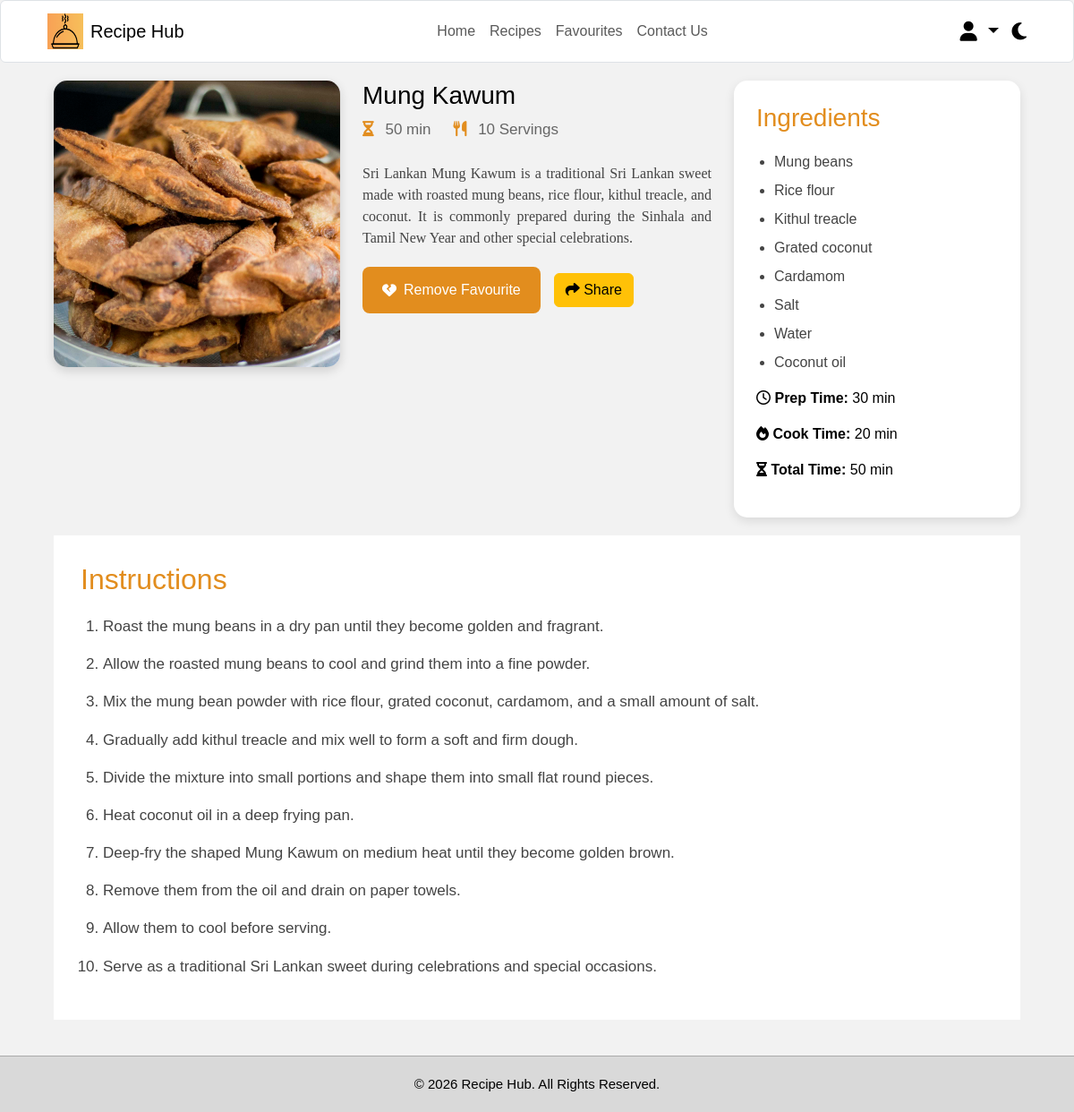
Page /recipe-details.php?recipe=mungkawum (signed in) on the committed database.
### tables this page shows
CREATE TABLE `recipes` (
  `id` int(11) NOT NULL,
  `recipe_key` varchar(100) DEFAULT NULL,
  `title` varchar(255) NOT NULL,
  `description` text DEFAULT NULL,
  `image` varchar(255) DEFAULT NULL,
  `ingredients` text NOT NULL,
  `instructions` text NOT NULL,
  `prep_time` varchar(50) DEFAULT NULL,
  `cook_time` varchar(50) DEFAULT NULL,
  `total_time` varchar(50) DEFAULT NULL,
  `servings` varchar(50) DEFAULT NULL,
  `user_id` int(11) DEFAULT NULL
);

### Recipe-Details.php (the view, shortened to what this page needs)
<?php
include "includes/db.php";
$recipeKey = isset($_GET["recipe"]) ? trim($_GET["recipe"]) : "";
$sql = "SELECT id, recipe_key, title, description, image,
               ingredients, instructions,
               prep_time, cook_time, total_time, servings
        FROM recipes
        WHERE recipe_key = ?";
$stmt = $conn->prepare($sql);
$stmt->execute([$recipeKey]);
$recipe = $stmt->fetch(PDO::FETCH_ASSOC);
$userId = $_SESSION["user_id"];
$sql = "SELECT id
        FROM favourites
        WHERE user_id = ?
        AND recipe_id = ?";
$stmt = $conn->prepare($sql);
$stmt->execute([
    $userId,
    $recipe["id"]
]);
$isFavourite = $stmt->fetch(PDO::FETCH_ASSOC);
?>
<!DOCTYPE html>
<html lang="en">
<head>
    <link
        rel="stylesheet"
        href="https://cdnjs.cloudflare.com/ajax/libs/font-awesome/6.5.0/css/all.min.css"
    >
    <link
        href="https://cdn.jsdelivr.net/npm/bootstrap@5.3.3/dist/css/bootstrap.min.css"
        rel="stylesheet"
    >
    <link rel="stylesheet" href="css/style.css">
</head>
<body>
<header>
    <nav class="navbar navbar-expand-lg bg-white border rounded">
        <div class="container-fluid">
            <a class="navbar-brand d-flex align-items-center"
               href="home.php">
                <img
                    src="Images/Logo/Recipe_Hub_logo.png"
                    width="40"
                    height="40"
                    class="me-2"
                    alt="Recipe Hub Logo"
                >
                <span>
                    Recipe Hub
                </span>
            </a>
            <div
                class="collapse navbar-collapse"
                id="navbarMenu"
            >
                <ul class="navbar-nav mx-auto">
                    <li class="nav-item">
                        <a
                            class="nav-link"
                            href="home.php"
                        >
                            Home
                        </a>
                    </li>
                    <li class="nav-item">
                        <a
                            class="nav-link"
                            href="recipes.php"
                        >
                            Recipes
                        </a>
                    </li>
                    <li class="nav-item">
                        <a
                            class="nav-link"
                            href="favourites.php"
                        >
                            Favourites
                        </a>
                    </li>
                    <li class="nav-item">
                        <a
                            class="nav-link"
                            href="Contacts.php"
                        >
                            Contact Us
                        </a>
                    </li>
                </ul>
                <div class="dropdown">
                    <a
                        href="#"
                        class="user-icon dropdown-toggle"
                        data-bs-toggle="dropdown"
                        aria-expanded="false"
                    >
                        <i class="fa-solid fa-user"></i>
                    </a>
                </div>
                <i class="fa-solid fa-moon mode-icon"></i>
            </div>
        </div>
    </nav>
</header>
<main>
    <section class="recipe-details">
        <div class="recipe-image">
            <img
                id="recipeImage"
                src="<?php echo htmlspecialchars($recipe["image"]); ?>"
                alt="<?php echo htmlspecialchars($recipe["title"]); ?>"
            >
        </div>
        <div class="recipe-content">
            <h3 id="recipeTitle">
                <?php echo htmlspecialchars($recipe["title"]); ?>
            </h3>
            <div class="recipe-meta">
                <span>
                    <i class="fa-solid fa-hourglass-half"></i>
                    <?php echo htmlspecialchars($recipe["total_time"]); ?>
                </span>
                <span>
                    <i class="fa-solid fa-utensils"></i>
                    <?php echo htmlspecialchars($recipe["servings"]); ?>
                </span>
            </div>
            <p id="recipeDescription">
                <?php echo htmlspecialchars($recipe["description"]); ?>
            </p>
            <div class="favourite-actions">
    <?php if ($isFavourite): ?>
        <form method="POST" action="Favourites.php">
            <button
                type="submit"
                class="fav-btn"
            >
                <i class="fa-solid fa-heart-crack"></i>
                Remove Favourite
            </button>
        </form>
    <?php endif; ?>
    <button
        id="shareRecipeBtn"
        class="btn btn-warning"
        type="button"
    >
        <i class="fa-solid fa-share"></i>
        Share
    </button>
</div>
        </div>
        <aside class="ingredients-box">
            <h2>
                Ingredients
            </h2>
            <ul id="recipeIngredients">
            <?php
                $ingredients = preg_split('/\r\n|\r|\n|,/', $recipe["ingredients"]);
            foreach ($ingredients as $ingredient):
             $ingredient = trim($ingredient);
             if ($ingredient !== ""):
                ?>
        <li>
            <?php echo htmlspecialchars($ingredient); ?>
        </li>
    <?php
        endif;
    endforeach;
    ?>
</ul>
            <div class="recipe-info">
                <p>
                    <i class="fa-regular fa-clock"></i>
                    <strong>Prep Time:</strong>
                    <?php echo htmlspecialchars($recipe["prep_time"]); ?>
                </p>
                <p>
                    <i class="fa-solid fa-fire"></i>
                    <strong>Cook Time:</strong>
                    <?php echo htmlspecialchars($recipe["cook_time"]); ?>
                </p>
                <p>
                    <i class="fa-solid fa-hourglass-half"></i>
                    <strong>Total Time:</strong>
                    <?php echo htmlspecialchars($recipe["total_time"]); ?>
                </p>
            </div>
        </aside>
    </section>
    <section class="instructions">
        <h2>
            Instructions
        </h2>
        <ol id="recipeInstructions">
    <?php
    $instructions = preg_split(
        '/\r\n|\r|\n/',
        $recipe["instructions"]
    );
    foreach ($instructions as $instruction):
        $instruction = trim($instruction);
        if ($instruction !== ""):
    ?>
        <li>
            <?php echo htmlspecialchars($instruction); ?>
        </li>
    <?php
        endif;
    endforeach;
    ?>
</ol>
    </section>
</main>
<footer>
    © 2026 Recipe Hub. All Rights Reserved.
</footer>
</body>
</html>

### css/Style.css (style rules this page uses)
* { margin:0; padding:0; box-sizing:border-box; font-family:Arial, Helvetica, sans-serif; }
body { background:#f2f2f2; min-height:100vh; color:black; display:flex; flex-direction:column; }
main { flex:1; }
footer { margin-top:auto; }
body { background:#f2f2f2; min-height:100vh; color:black; }
img { max-width:100%; }
a { text-decoration:none; }
header .navbar { height:70px; padding:8px 40px; background:white; border:1px solid #ddd; border-radius:10px; }
.user-icon, .mode-icon { font-size:22px; cursor:pointer; transition:0.3s; margin-left:15px; }
.recipe-details { display:grid; grid-template-columns:320px 1fr 320px; gap:25px; padding:20px 60px 20px; align-items:start; }
.recipe-image img { width:100%; height:320px; object-fit:cover; border-radius:15px; box-shadow:0 4px 12px rgba(0,0,0,0.15); }
.recipe-meta { display:flex; gap:25px; margin-bottom:25px; color:#666; font-size:17px; }
.recipe-meta i { color:#E28D1E; margin-right:8px; }
.recipe-content p { font-size:16px; line-height:1.5; font-family: "Georgia", serif;; color:#444; text-align:justify; }
.fav-btn, .share-btn { width:auto; padding:14px 22px; background:#E28D1E; color:white; border:none; border-radius:8px; font-size:16px; cursor:pointer; }
.ingredients-box { background:white; padding:25px; border-radius:15px; box-shadow:0 4px 12px rgba(0,0,0,0.1); }
.ingredients-box h2 { color:#E28D1E; font-size:28px; margin-bottom:20px; }
.ingredients-box ul { padding-left:20px; }
.ingredients-box li { margin-bottom:8px; color:#444; font-size:16px; }
.instructions { margin:0 60px 40px; background:white; padding:30px; }
.instructions h2 { font-size:32px; margin-bottom:20px; color:#E28D1E; }
.instructions ol { padding-left:25px; }
.instructions li { margin-bottom:15px; font-size:17px; line-height:1.6; color:#444; }
footer { width:100%; background:#D9D9D9; color:black; text-align:center; padding:20px; border-top:1px solid #aaa; font-size:15px; }
.dropdown .user-icon { color:black; font-size:22px; cursor:pointer; text-decoration:none; }
.favourite-actions { display: flex; align-items: center; gap: 15px; margin-top: 20px; }
.favourite-actions .fav-btn { display: inline-flex; align-items: center; justify-content: center; gap: 8px; text-decoration: none; cursor: pointer; }

### rows in the picture
recipes: image (picture), title "Mung Kawum", total_time "50 min", servings "10 Servings", description "Sri Lankan Mung Kawum is a traditional Sri Lankan sweet made with roasted mung beans, rice flour, kithul treacle, and coconut. It is commonly prepared during the Sinhala and Tamil New Year and other special celebrations.", ingredients "Mung beans", ingredients "Rice flour", ingredients "Kithul treacle", ingredients "Grated coconut", ingredients "Cardamom", ingredients "Salt", ingredients "Water", ingredients "Coconut oil", prep_time "30 min", cook_time "20 min", instructions "Roast the mung beans in a dry pan until they become golden and fragrant.", instructions "Allow the roasted mung beans to cool and grind them into a fine powder.", instructions "Mix the mung bean powder with rice flour, grated coconut, cardamom, and a small amount of salt.", instructions "Gradually add kithul treacle and mix well to form a soft and firm dough.", instructions "Divide the mixture into small portions and shape them into small flat round pieces.", instructions "Heat coconut oil in a deep frying pan.", instructions "Deep-fry the shaped Mung Kawum on medium heat until they become golden brown.", instructions "Remove them from the oil and drain on paper towels.", instructions "Allow them to cool before serving.", instructions "Serve as a traditional Sri Lankan sweet during celebrations and special occasions."
